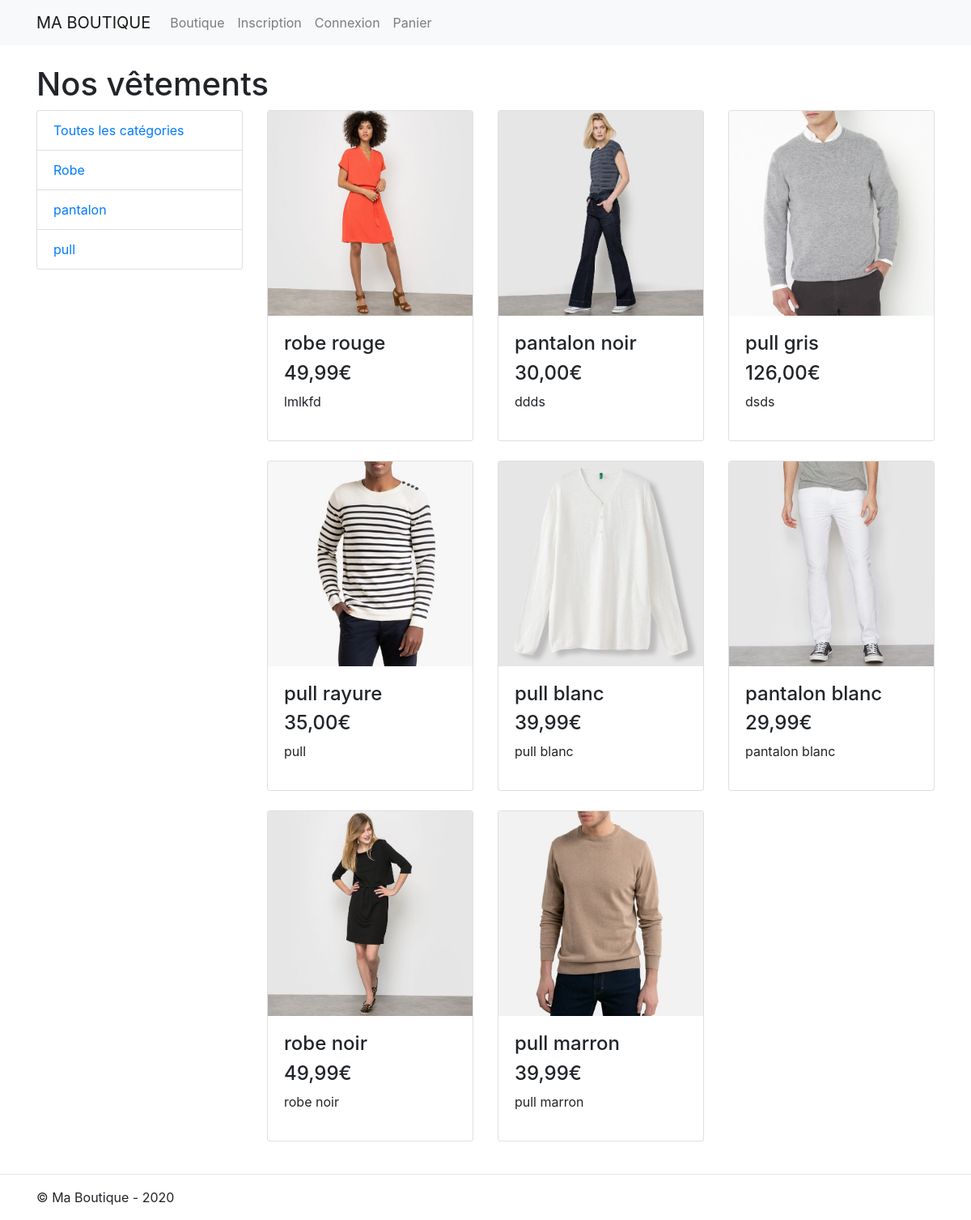
The page / on the database its author committed.
### tables this page shows
CREATE TABLE `produit` (
  `id_produit` int(3) NOT NULL,
  `reference` varchar(20) NOT NULL,
  `categorie` varchar(20) NOT NULL,
  `titre` varchar(100) NOT NULL,
  `description` text NOT NULL,
  `couleur` varchar(20) NOT NULL,
  `taille` varchar(5) NOT NULL,
  `public` enum('m','f','mixte') NOT NULL,
  `photo` varchar(250) NOT NULL,
  `prix` float NOT NULL,
  `stock` int(3) NOT NULL
);

### inc/functions.php (called while the page is built, shortened)
<?php
function executeRequete($requete, $param= array()){
        global $pdo;
        $resultat = $pdo->prepare($requete);
        $succes = $resultat->execute($param);
        if($succes){
            return $resultat ;
        } else{
            return false;
        }
}

### index.php (the view, shortened to what this page needs)
<?php
$contenu_gauche='';
$contenu_droite='';
$description='';
$resultat =executeRequete("SELECT DISTINCT categorie FROM produit");
$contenu_gauche .= '<div class="list-group mb-4">';
$contenu_gauche .='<a href="?categorie=all" class="list-group-item">Toutes les catégories</a>' ;
while($cat=$resultat->fetch(PDO::FETCH_ASSOC) ){
   $contenu_gauche .= '<a href="?categorie='.$cat['categorie'].'" class="list-group-item">'.$cat['categorie'].'</a>';
}
$contenu_gauche .= '</div>';
if (isset($_GET['categorie']) && $_GET['categorie'] !='all' ){
    $resultat =executeRequete("SELECT id_produit, reference, titre, photo, prix, description FROM produit WHERE categorie =:categorie", array(':categorie'=>$_GET['categorie']));
}else{
    $resultat =executeRequete("SELECT id_produit, reference, titre, photo, prix, description FROM produit");
}
while($produit=$resultat->fetch(PDO::FETCH_ASSOC)){
    $contenu_droite .= '<div class="col-md-4 mb-4">';
    $contenu_droite .= '<div class="card">';
            $contenu_droite .='<a href="detail_produit.php?id_produit='.$produit['id_produit'].'"><img src="'.$produit['photo'].'" alt="'.$produit['titre'].'" class="card-img-top"></a>';
            $contenu_droite .='<div class="card-body">';
                $contenu_droite .='<h4>'  . $produit['titre'] .'</h4>';
                $prix = number_format($produit['prix'], 2, ',','');
                $contenu_droite .='<h4>' . $prix .'€</h4>';
                if(strlen($produit['description'])>20){
                    $description= substr( $produit['description'],0,30) ."..." ;
                }else{
                    $description =$produit['description'];
                }
                $contenu_droite .='<p>' . $description .'</p>';
            $contenu_droite .= '</div>';
    $contenu_droite .= '</div>';
    $contenu_droite .='</div>';
}
require_once 'inc/header.php';
?>
<h1 class="mt-4">Nos vêtements</h1>
<div class="row">
    <div class="col-md-3">
        <?php echo $contenu_gauche;?>
    </div>
    <div class="col-md-9">
        <div class="row">
        <?php echo $contenu_droite;?>
        </div>
    </div>
</div>
<?php
require_once 'inc/footer.php';

### rows shown on the page
produit: photo (picture), titre "robe rouge", prix "49,99", description "lmlkfd"
produit: photo (picture), titre "pantalon noir", prix "30,00", description "ddds"
produit: photo (picture), titre "pull gris", prix "126,00", description "dsds"
produit: photo (picture), titre "pull rayure", prix "35,00", description "pull"
produit: photo (picture), titre "pull blanc", prix "39,99", description "pull blanc"
produit: photo (picture), titre "pantalon blanc", prix "29,99", description "pantalon blanc"
produit: photo (picture), titre "robe noir", prix "49,99", description "robe noir"
produit: photo (picture), titre "pull marron", prix "39,99", description "pull marron"

### other values the page prints
$cat['categorie'] "Robe"
$cat['categorie'] "pantalon"
$cat['categorie'] "pull"
